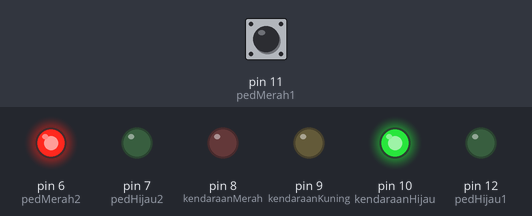
The sketch below on a simulated Arduino Uno, built with avr-gcc and run on an emulated ATmega328P. Parts: output pins drawn as LEDs (lit = HIGH). The test bench sets the inputs (shaded band); at power-on: pin 11 (pedMerah1) HIGH.

Above: at 1.2 s.
1.3 s: pin 11 (pedMerah1) pulled LOW for 0.15 s
At 2.3 s:
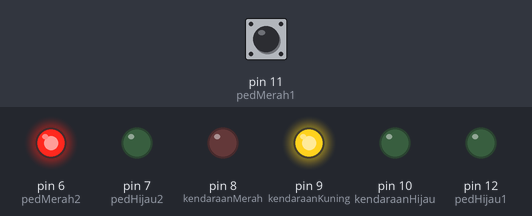
At 5.0 s:
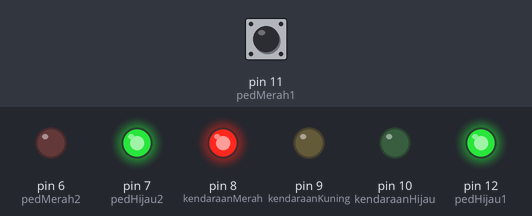
Timing chart, 0 to 13.3 s (numbered marks = the images above; inputs shaded):
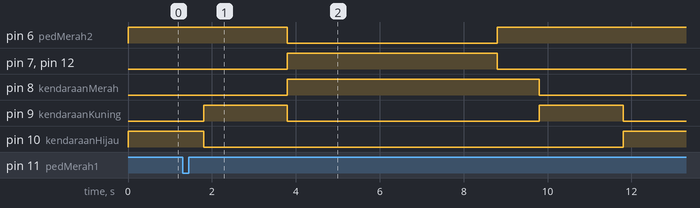

Measured:
- after the input at 1.3 s, pin 6 (pedMerah2): HIGH → LOW after 2.5 s, → HIGH 5.0 s later; pin 7 (pedHijau2): LOW → HIGH after 2.5 s, → LOW 5.0 s later

The sketch:

huriyatun_nur_anajmi_tugas_51.ino
```cpp
// Lampu Kendaraan (Atas)
const int kendaraanMerah  = 8;
const int kendaraanKuning = 9;
const int kendaraanHijau  = 10;

// Lampu Pedestrian Jalur 1 (Tengah)
const int pedMerah1  = 11;
const int pedHijau1  = 12;

// Lampu Pedestrian Jalur 2 (Bawah)
const int pedMerah2  = 6;
const int pedHijau2  = 7;

// Tombol
const int tombolPin  = 11;

void setup() {
  // Setel semua pin sebagai OUTPUT
  pinMode(kendaraanMerah, OUTPUT);
  pinMode(kendaraanKuning, OUTPUT);
  pinMode(kendaraanHijau, OUTPUT);
  pinMode(pedMerah1, OUTPUT);
  pinMode(pedHijau1, OUTPUT);
  pinMode(pedMerah2, OUTPUT);
  pinMode(pedHijau2, OUTPUT);

  // Input tombol dengan resistor internal
  pinMode(tombolPin, INPUT_PULLUP);
}

void loop() {
  // --- FASE 1: KONDISI AWAL ---
  // Kendaraan Hijau, Semua Pejalan Kaki Merah
  digitalWrite(kendaraanHijau,  HIGH);
  digitalWrite(kendaraanKuning, LOW);
  digitalWrite(kendaraanMerah,  LOW);

  digitalWrite(pedMerah1, HIGH);
  digitalWrite(pedHijau1, LOW);
  digitalWrite(pedMerah2, HIGH);
  digitalWrite(pedHijau2, LOW);

  // Tunggu tombol ditekan
  if (digitalRead(tombolPin) == LOW) {
    delay(500); // Debounce
    jalankanSiklus();
  }
}

void jalankanSiklus() {
  // --- TRANSISI (Kuning) ---
  digitalWrite(kendaraanHijau,  LOW);
  digitalWrite(kendaraanKuning, HIGH);
  delay(2000);

  // --- FASE 2: SAAT DITEKAN ---
  // Kendaraan MERAH, Pedestrian HIJAU
  digitalWrite(kendaraanKuning, LOW);
  digitalWrite(kendaraanMerah,  HIGH);

  digitalWrite(pedMerah1, LOW);
  digitalWrite(pedHijau1, HIGH);
  digitalWrite(pedMerah2, LOW);
  digitalWrite(pedHijau2, HIGH);

  // --- FASE 3: SETELAH WAKTU TERTENTU (5 Detik) ---
  delay(5000);

  // Pedestrian kembali MERAH
  digitalWrite(pedHijau1, LOW);
  digitalWrite(pedMerah1, HIGH);
  digitalWrite(pedHijau2, LOW);
  digitalWrite(pedMerah2, HIGH);
  delay(1000); // Jeda keamanan

  // Kendaraan transisi KUNING sebelum kembali Hijau
  digitalWrite(kendaraanMerah,  LOW);
  digitalWrite(kendaraanKuning, HIGH);
  delay(2000);

  // Selesai, loop() akan otomatis membuat kendaraan HIJAU lagi
}
```
